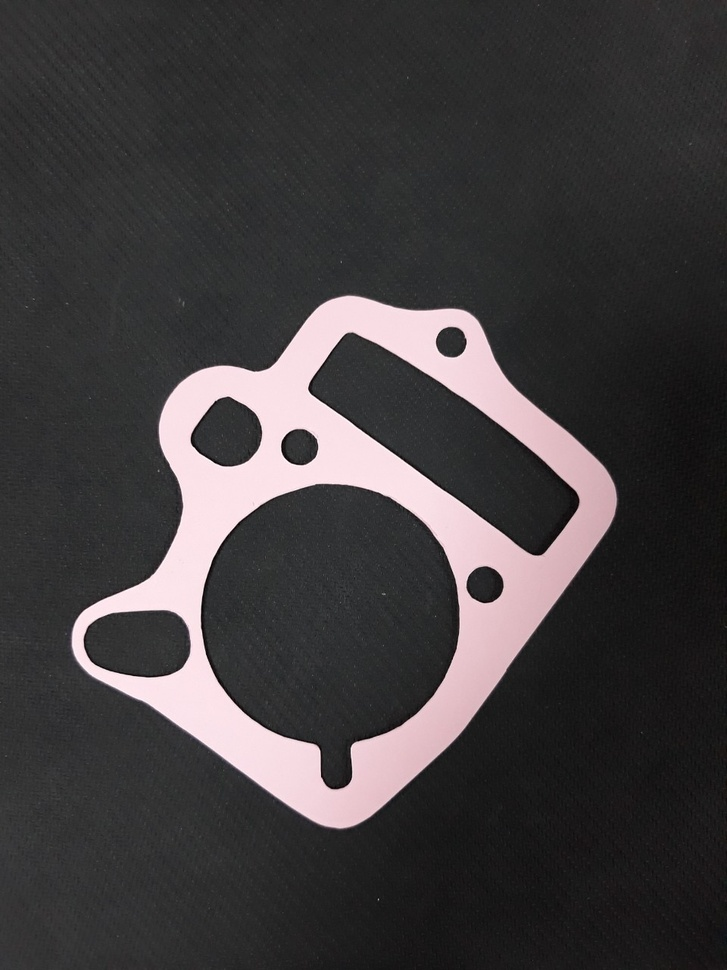
#> input picture detecterror-v2/images/error2_3.jpg, 727 x 970 px, shrunk from 960 x 1280 before the run
$ python main.py
#> lines starting #> are read from the running program, lines starting #| are printed output that depends on the picture; after the words box and inside, x2 and y2 are one past the last pixel; in counts of white or black regions, pixels touching at a corner belong together
### detecterror-v2/possible.py
import math
import cv2
import numpy as np


class Possible:
    def __init__(self, cntr):
        self.contour = cntr
        self.bounding_react = cv2.boundingRect(self.contour)
        self.peri = cv2.arcLength(cntr, True)
        [x, y, w, h] = self.bounding_react
        self.bounding_react_x = x
        self.bounding_react_y = y
        self.bounding_react_with = w
        self.bounding_react_height = h

        self.bounding_react_area = w*h
        self.center_x = (x+x+w)/2
        self.center_y = (y+y+h)/2
        self.diagonalSize = math.sqrt((w**2)+(h**2))
        self.aspect_ratio = float(w/h)
        self.approx = cv2.approxPolyDP(cntr, 0.04 * self.peri, True)

### detecterror-v2/main.py
import cv2
import numpy as np
from possible import Possible

img_input = "images/error2_3.jpg"


# args is images thresh
def rotation_rect(thresh):
    # coords
    coords = np.column_stack(np.where(thresh == 0))
    rect = cv2.minAreaRect(coords)
    angle = rect[-1]
    if angle < -45:
        angle = -(90 + angle)
    else:
        angle = -angle
    (h, w) = thresh.shape[:2]
    center = (w//2, h//2)
    M = cv2.getRotationMatrix2D(center, angle, 1.0)
    rotated = cv2.warpAffine(
        thresh, M, (w, h), flags=cv2.INTER_CUBIC, borderMode=cv2.BORDER_REPLICATE)

    gray = cv2.GaussianBlur(rotated, (11, 11), 0)
    edge = cv2.Canny(gray, 100, 200)
    contours, _ = cv2.findContours(edge.copy(), 1, 1)
    cv2.drawContours(gray, contours, -1, [0, 255, 0], 2)
    gray = cv2.bitwise_not(gray)
    thresh = cv2.threshold(
        gray, 0, 255, cv2.THRESH_BINARY | cv2.THRESH_OTSU)[1]
    return thresh


def find_contours(thresh):
    contours, hierarchy = cv2.findContours(
        thresh, cv2.RETR_LIST, cv2.CHAIN_APPROX_SIMPLE)
    height, width = thresh.shape
    img_contours = np.zeros((height, width, 3), dtype=np.uint8)
    cv2.drawContours(img_contours, contours, -1, (0, 255, 0), 2)
    for i in range(0, len(contours)):
        possible = Possible(contours[i])
        print("area:", str(possible.bounding_react_area))
        h = possible.bounding_react_height
        w = possible.bounding_react_with
        x = possible.bounding_react_x
        y = possible.bounding_react_y
        roi = img_contours[y:y+h, x:x+w]
        cv2.imwrite("output/" + str(i)+".png", roi)
    print("Len contours:", str(len(contours)))
    return img_contours


def main():
    print("=== Detect Cracks Of Object ===")
    img = cv2.imread(img_input)
#> img is the input picture: shape (970, 727, 3); mean B, G, R 62.5, 61.2, 64.8
    gray = cv2.cvtColor(img, cv2.COLOR_BGR2GRAY)
    gray = cv2.GaussianBlur(gray, (11, 11), 0)
    edge = cv2.Canny(gray, 100, 200)
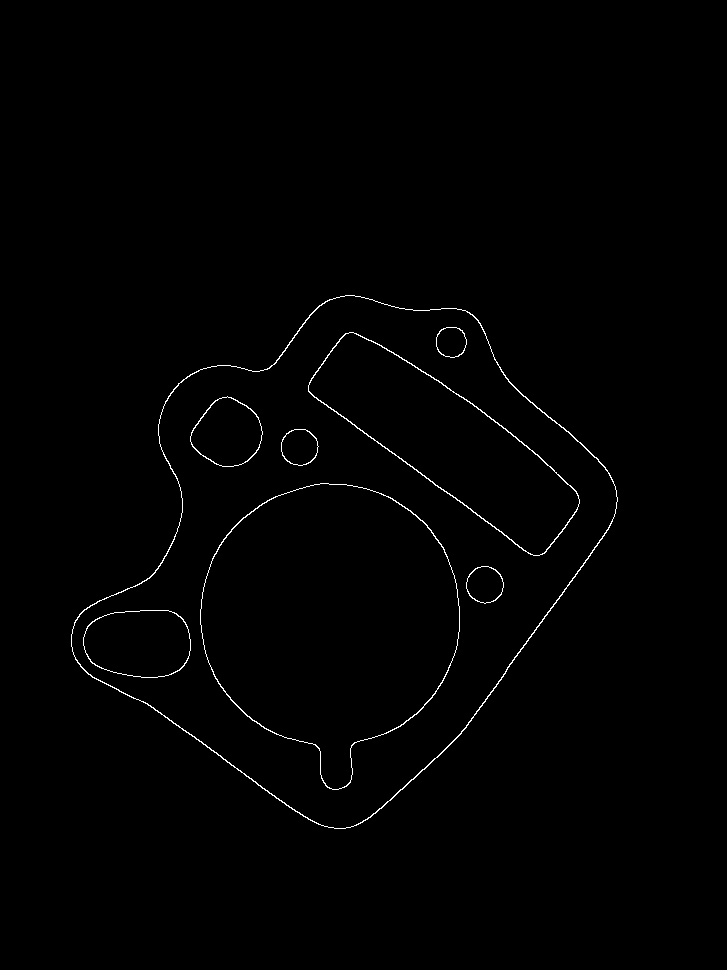
#> edge: shape (970, 727); 0.72% white in thin lines or dots, all inside (x1, y1, x2, y2) = (71, 295, 618, 829)
    contours, _ = cv2.findContours(edge.copy(), 1, 1)
#> contours = 16 contours; largest, box (x1, y1, x2, y2) and area: (71, 295, 618, 829) 176003, (71, 295, 618, 829) 175331, (200, 483, 460, 790) 54706, (200, 483, 460, 790) 54476, (308, 332, 580, 556) 24112
    cv2.drawContours(gray, contours, -1, [0, 255, 0], 2)
#> gray: shape (970, 727); min 0, max 238, mean 59.5
    gray = cv2.bitwise_not(gray)
    thresh = cv2.threshold(
        gray, 0, 255, cv2.THRESH_BINARY | cv2.THRESH_OTSU)[1]
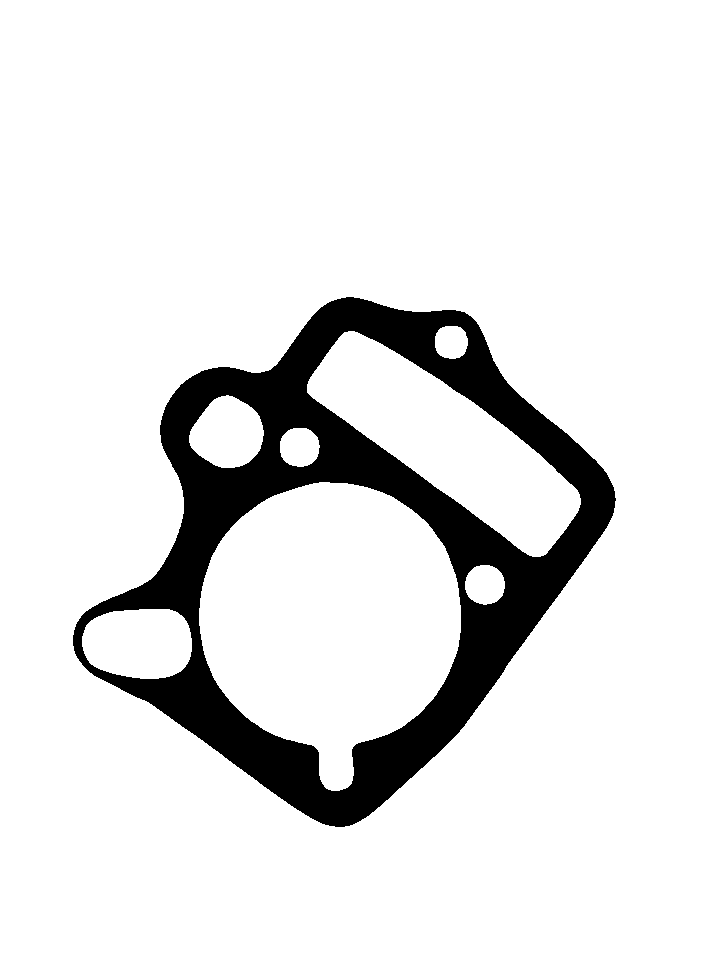
#> thresh: shape (970, 727); 89.1% white; 1 black region, box (x1, y1, x2, y2) and area: (73, 297, 616, 827) 76836

    # # rotationed images
    rotationed = rotation_rect(thresh)
#> in rotation_rect, `coords = np.column_stack(np.where(thresh == 0))`: coords = 76836 pairs, first value 297 to 826, second value 73 to 615
#> in rotation_rect, `rect = cv2.minAreaRect(coords)`: rect = ((534.7, 336.5), (511, 430.1), -35.72)
#> in rotation_rect, `angle = rect[-1]`: angle = -35.72
#> in rotation_rect, `angle = -angle`: angle = 35.72
#> in rotation_rect, `M = cv2.getRotationMatrix2D(center, angle, 1.0)`: M = [[0.812, 0.584, -214.9], [-0.584, 0.812, 303.1]]
#> in rotation_rect, `edge = cv2.Canny(gray, 100, 200)`:
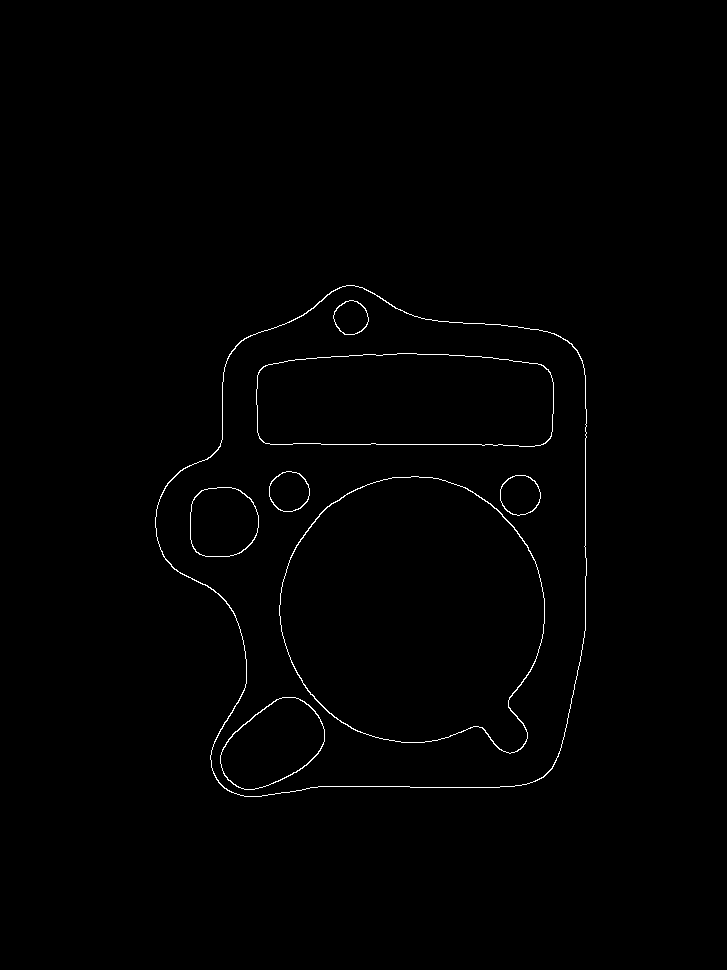
#> edge: shape (970, 727); 0.66% white in thin lines or dots, all inside (x1, y1, x2, y2) = (155, 285, 587, 797)
#> in rotation_rect, `contours, _ = cv2.findContours(edge.copy(), 1, 1)`: contours = 16 contours; largest, box (x1, y1, x2, y2) and area: (155, 285, 587, 797) 172496, (155, 285, 587, 797) 172246, (279, 476, 545, 754) 56362, (279, 476, 545, 754) 56118, (256, 353, 554, 447) 25424
#> in rotation_rect, `gray = cv2.bitwise_not(gray)`:
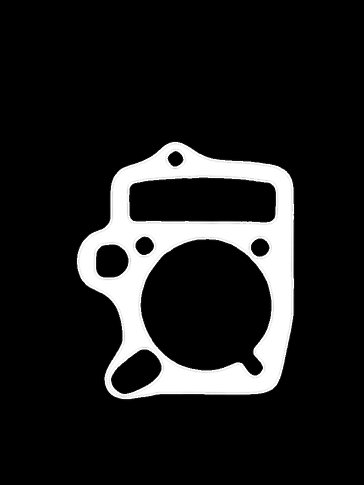
#> gray: shape (970, 727) (shown at 1/2 size); min 0, max 255, mean 30.4
    img_contours = find_contours(rotationed)
#> in find_contours, `contours, hierarchy = cv2.findContours( thresh, cv2.RETR_LIST, cv2.CHA..`: contours = 8 contours; box (x1, y1, x2, y2) and area: (154, 284, 588, 798) 174466, (280, 477, 544, 752) 54968, (257, 354, 553, 446) 24612, (221, 698, 324, 789) 6022, (191, 488, 258, 556) 3686, (501, 476, 540, 515) 1076, (270, 472, 309, 511) 1070, (334, 301, 368, 334) 739
#> in find_contours, `cv2.drawContours(img_contours, contours, -1, (0, 255, 0), 2)`:
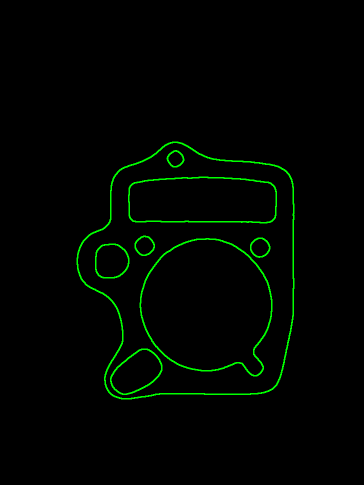
#> img_contours: shape (970, 727, 3) (shown at 1/2 size); mean of channels 0, 1, 2 0, 5, 0; drawn as B, G, R
#> the loop in find_contours, `for i in range(0, len(contours)):` made 8 passes
#> (x, y, w, h) on passes 1, 2, 3, 4, 5, 7, 8: (221, 698, 103, 91), (191, 488, 67, 68), (280, 477, 264, 275), (501, 476, 39, 39), (270, 472, 39, 39), (334, 301, 34, 33), (154, 284, 434, 514)
#> (printed output is left out)
#> pass 1, in find_contours, `roi = img_contours[y:y+h, x:x+w]`:
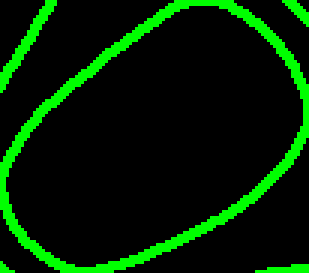
#> roi: shape (91, 103, 3) (shown 3 times larger); mean of channels 0, 1, 2 0, 32, 0; drawn as B, G, R
#> pass 3, in find_contours, `roi = img_contours[y:y+h, x:x+w]`:
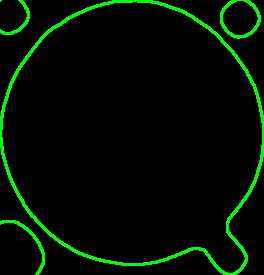
#> roi: shape (275, 264, 3); mean of channels 0, 1, 2 0, 13.7, 0; drawn as B, G, R
#| Len contours: 8
    cv2.imwrite("output/img_contours.png", img_contours)
    cv2.imwrite("images/rotated.png", rotationed)
    # cv2.waitKey(0)
    print("=== Done ===")


if __name__ == "__main__":
    main()

$ run again, with detecterror-v2/images/error1_1.jpg copied over detecterror-v2/images/error2_3.jpg
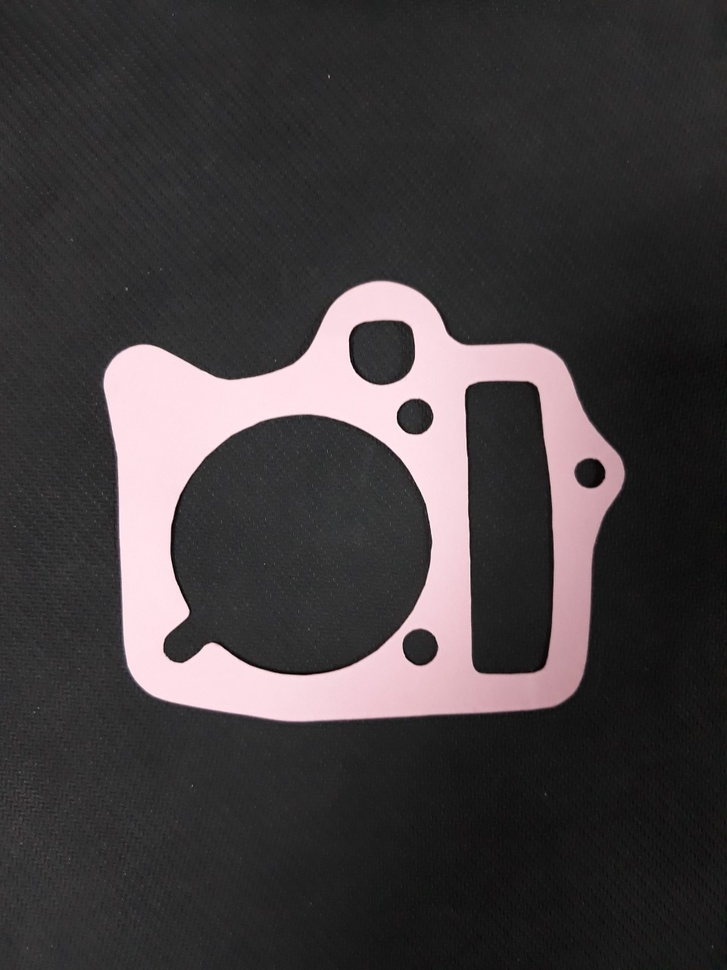
#> input picture detecterror-v2/images/error1_1.jpg, 727 x 970 px, shrunk from 960 x 1280 before the run
#> in main, img is the input picture: shape (970, 727, 3); mean B, G, R 61.8, 60.5, 65.2
#> in main, `edge = cv2.Canny(gray, 100, 200)`:
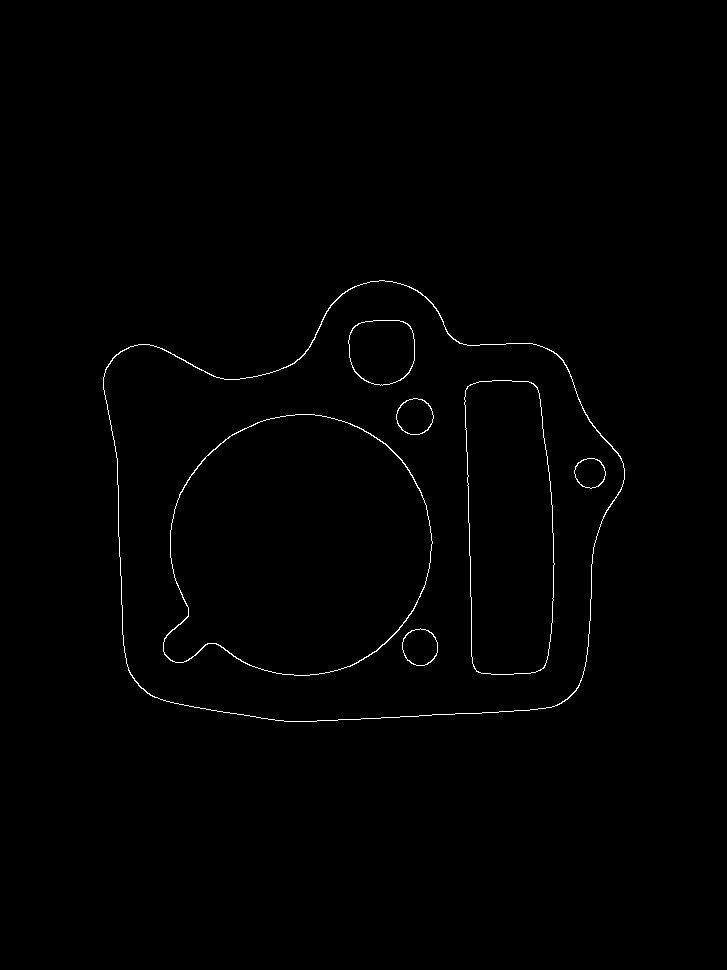
#> edge: shape (970, 727); 0.6% white in thin lines or dots, all inside (x1, y1, x2, y2) = (103, 280, 625, 722)
#> in main, `contours, _ = cv2.findContours(edge.copy(), 1, 1)`: contours = 14 contours; largest, box (x1, y1, x2, y2) and area: (103, 280, 625, 722) 176890, (103, 280, 625, 722) 176629, (163, 414, 433, 676) 54714, (163, 414, 433, 676) 54466, (464, 380, 555, 675) 23262
#> coords = 85850 pairs, first value 282 to 719, second value 105 to 622
#> rect = ((500.5, 368.1), (510.7, 434.6), -86.31)
#> in rotation_rect, `angle = rect[-1]`: angle = -86.31
#> in rotation_rect, `angle = -(90 + angle)`: angle = -3.69
#> M = [[0.998, -0.0644, 31.98], [0.0644, 0.998, -22.36]]
#> in rotation_rect, `contours, _ = cv2.findContours(edge.copy(), 1, 1)`: contours = 14 contours; largest, box (x1, y1, x2, y2) and area: (112, 283, 624, 719) 173952, (112, 283, 624, 719) 173688, (151, 408, 430, 673) 56346, (151, 408, 430, 673) 56106, (458, 387, 553, 686) 24388
#> in find_contours, `contours, hierarchy = cv2.findContours( thresh, cv2.RETR_LIST, cv2.CHA..`: contours = 7 contours; box (x1, y1, x2, y2) and area: (111, 282, 625, 720) 175953, (152, 409, 429, 672) 54964, (459, 388, 552, 685) 23570, (357, 321, 425, 388) 3681, (400, 401, 438, 439) 1060, (391, 631, 428, 670) 1046, (574, 472, 607, 504) 739
#> the loop in find_contours, `for i in range(0, len(contours)):` made 7 passes
#> (x, y, w, h) on passes 1, 2, 3, 4, 6, 7: (391, 631, 37, 39), (574, 472, 33, 32), (152, 409, 277, 263), (400, 401, 38, 38), (357, 321, 68, 67), (111, 282, 514, 438)
#> (printed output is left out)
#> pass 3, in find_contours, `roi = img_contours[y:y+h, x:x+w]`:
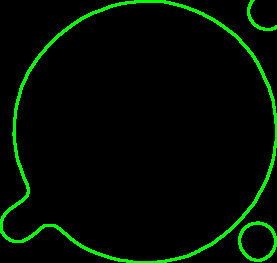
#> roi: shape (263, 277, 3); mean of channels 0, 1, 2 0, 12.6, 0; drawn as B, G, R
#| Len contours: 7

$ run again, with detecterror-v2/images/error1_3.jpg copied over detecterror-v2/images/error2_3.jpg
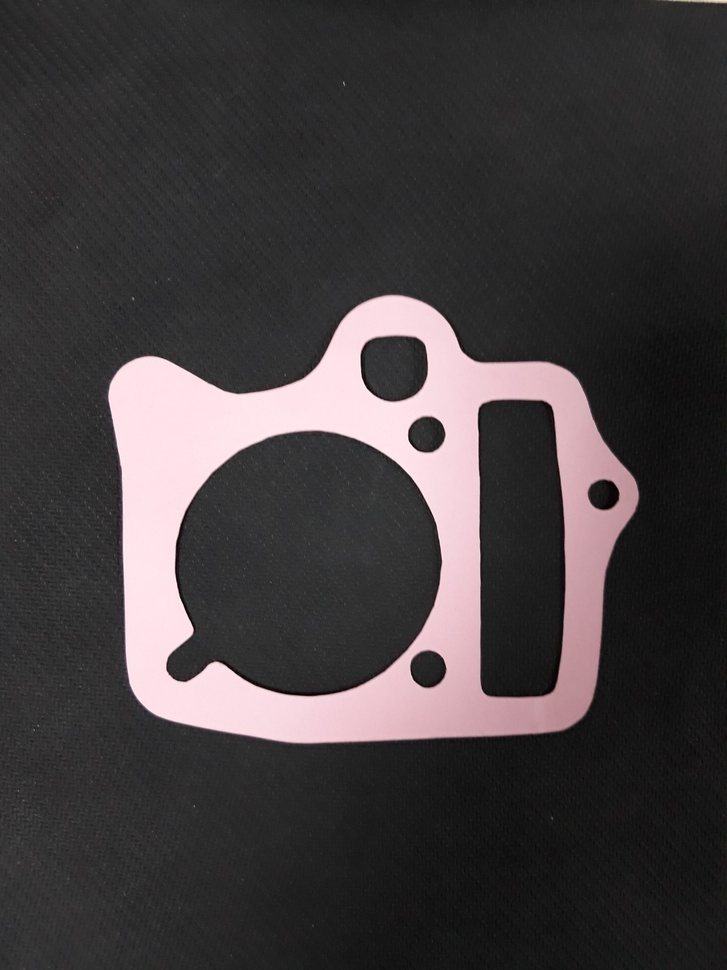
#> input picture detecterror-v2/images/error1_3.jpg, 727 x 970 px, shrunk from 960 x 1280 before the run
#> in main, img is the input picture: shape (970, 727, 3); mean B, G, R 62.4, 61, 66
#> in main, `edge = cv2.Canny(gray, 100, 200)`:
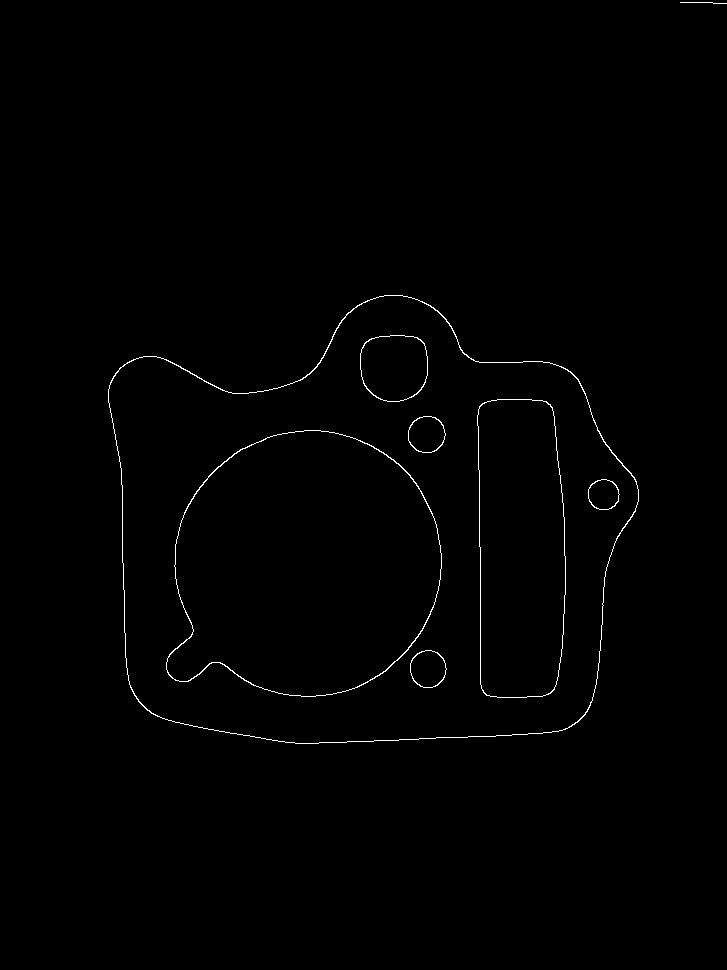
#> edge: shape (970, 727); 0.62% white in thin lines or dots, all inside (x1, y1, x2, y2) = (108, 2, 727, 744)
#> in main, `contours, _ = cv2.findContours(edge.copy(), 1, 1)`: contours = 15 contours, 1 with area under 20; largest, box (x1, y1, x2, y2) and area: (108, 295, 639, 744) 183364, (108, 295, 639, 744) 183101, (166, 430, 442, 697) 56818, (166, 430, 442, 697) 56566, (477, 399, 566, 698) 23980
#> coords = 89197 pairs, first value 0 to 741, second value 110 to 726
#> rect = ((349.6, 390.2), (807.3, 537.2), -10.22)
#> in rotation_rect, `angle = rect[-1]`: angle = -10.22
#> in rotation_rect, `angle = -angle`: angle = 10.22
#> M = [[0.984, 0.177, -80.32], [-0.177, 0.984, 72.13]]
#> in rotation_rect, `contours, _ = cv2.findContours(edge.copy(), 1, 1)`: contours = 14 contours; largest, box (x1, y1, x2, y2) and area: (97, 293, 635, 752) 180360, (97, 293, 635, 752) 180119, (187, 437, 458, 713) 58507, (187, 437, 458, 713) 58264, (461, 368, 591, 672) 25117
#> in find_contours, `contours, hierarchy = cv2.findContours( thresh, cv2.RETR_LIST, cv2.CHA..`: contours = 7 contours; box (x1, y1, x2, y2) and area: (96, 292, 636, 753) 182446, (188, 438, 457, 712) 57100, (462, 369, 590, 671) 24229, (336, 329, 408, 399) 3825, (397, 405, 436, 443) 1090, (441, 635, 479, 674) 1073, (585, 436, 618, 468) 758
#> the loop in find_contours, `for i in range(0, len(contours)):` made 7 passes
#> (x, y, w, h) on passes 1, 2, 3, 4, 6, 7: (441, 635, 38, 39), (188, 438, 269, 274), (585, 436, 33, 32), (397, 405, 39, 38), (336, 329, 72, 70), (96, 292, 540, 461)
#> (printed output is left out)
#> pass 3, in find_contours, `roi = img_contours[y:y+h, x:x+w]`:
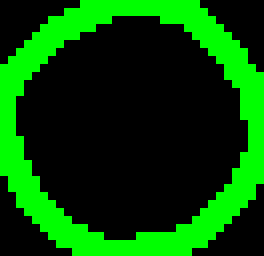
#> roi: shape (32, 33, 3) (shown 8 times larger); mean of channels 0, 1, 2 0, 73.2, 0; drawn as B, G, R
#| Len contours: 7
